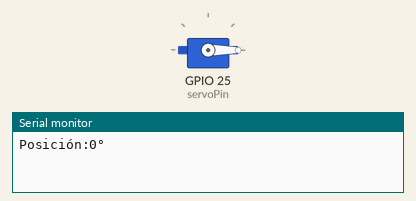
The program below on a simulated ESP32. Parts: servo, the last lines printed to the serial monitor. Servo pulses on a pin are drawn as a servo (544–2400 µs = 0–180°).

Above: at 0.1 s.
At 8.1 s:
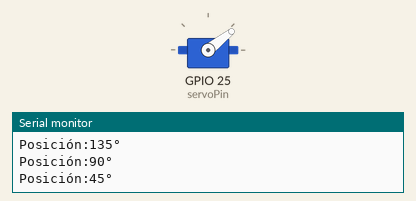
At 19.1 s:
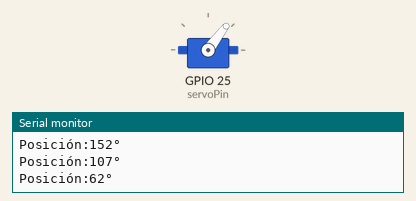
At 38.1 s:
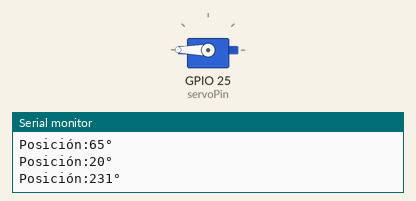
Timing chart, 0 to 39.6 s (numbered marks = the images above):
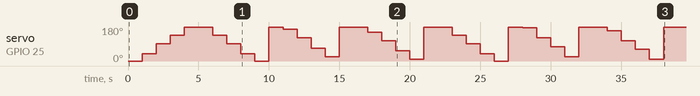

Measured:
- by itself, servo on GPIO 25 (servoPin): 0° → 38° at 1.0 s, → 91° 1.0 s later, → 137° 1.0 s later, → 180° 1.0 s later, … (34 changes in this stretch)

The program:

main.cpp
```cpp
#include <Arduino.h>
#include "servomotorESP32.hpp"

// Ajustes de Pines
const uint8_t servoPin = 25; // GPIO al que se conecta el servomotor.
// Ajustes de PWM
const uint8_t chPWM = 0;     // Canal del PWM a utilizar con el servomotor.
const uint32_t freqPWM = 50; // Frecuencia del PWM [Hz].
const uint8_t resPWM = 8;    // Resolución del PWM [bits].
// Ajustes de ancho de pulso
const float minPulseWidth = 0.5; // Ancho de pulso mínimo [ms].
const float maxPulseWidth = 2.5; // Ancho de pulso máximo [ms].
// Ajustes de posiciones límite.
const uint16_t minPosition = 0;   // Posición mínima [deg].
const uint16_t maxPosition = 180; // Posición máxima [deg].

// Creación de un objeto de la clase ServoMotor
ServoMotor servo;

void setup()
{
  // Inicializar la comunicación serial a 115200 baudios.
  Serial.begin(115200);
  // Ajustes iniciales del servomotor
  servo.setup(servoPin, chPWM, freqPWM, resPWM, minPulseWidth, maxPulseWidth, minPosition, maxPosition);
}

void loop()
{
  // Barrido de posiciones, de 0° a 180°.
  for (uint8_t degPosition = 0; degPosition <= 180; degPosition += 45)
  {
    Serial.println("Posición:" + String(degPosition) + "°");
    servo.write(degPosition);
    delay(1000);
  }

  // Barrido de posiciones, de 180° a 0°.
  for (uint8_t degPosition = 180; degPosition >= 0; degPosition -= 45)
  {
    Serial.println("Posición:" + String(degPosition) + "°");
    servo.write(degPosition);
    delay(1000);
  }
}
```
